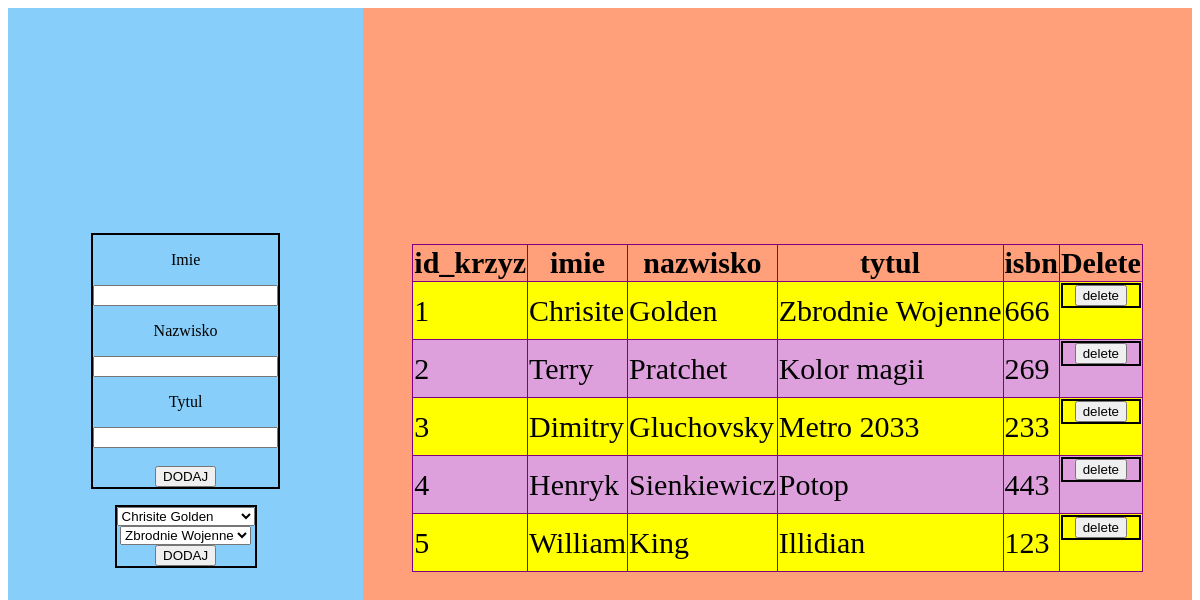
Before: / with the older database file.
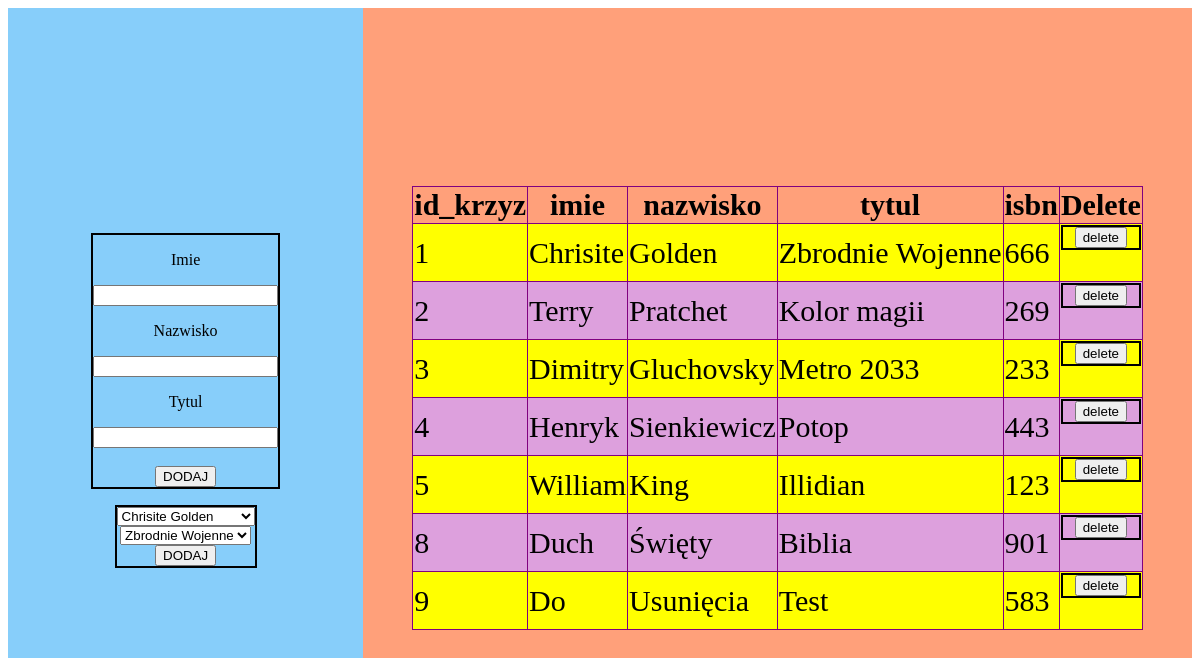
After: the same page with the newer database file.
### tables this page shows
CREATE TABLE `krzyz` (
  `id_krzyz` int(11) NOT NULL,
  `id_autor` int(11) NOT NULL,
  `id_tytul` int(11) NOT NULL
);

CREATE TABLE `autorzy` (
  `id_autor` int(11) NOT NULL,
  `imie` text NOT NULL,
  `nazwisko` text NOT NULL
);

CREATE TABLE `tytuly` (
  `id_tytul` int(11) NOT NULL,
  `tytul` text NOT NULL,
  `isbn` int(11) NOT NULL
);

### index.php (the view, shortened to what this page needs)
<html>
<head>
    <link rel="stylesheet" href="style.css">
</head>
<body>
    <div class="cont">
    <div class="sider">
    <form action="insert.php" method="post">
    <p>Imie</p>
    <input type="text" name="imie">
    <p>Nazwisko</p>
    <input type="text" name="nazwisko">
    <p>Tytul</p>
    <input type="text" name="tytul"> <br>
    <input type="submit" value="DODAJ">
    </form>
    <?php
    $servername = "127.0.0.1";
    $username = "root";
    $password = "";
    $dbname = "library";
    $conn = new mysqli($servername, $username, $password, $dbname);
    $result_autor = $conn->query("SELECT * FROM autorzy");
    $result_tytuly = $conn->query("SELECT * FROM tytuly");
    echo("<form action='krzyz.php' method='POST'  class='insert'>");
    echo("<select name='autor'>");
    while($wiersz=$result_autor->fetch_assoc() ){
        echo("<option value='".$wiersz['id_autor']."'>".$wiersz['imie']." ".$wiersz['nazwisko']."</option>");
    }
    echo("</select>");
    echo("<select name='tytul'>");
    while($wiersz=$result_tytuly->fetch_assoc() ){
        echo("<option value='".$wiersz['id_tytul']."'>".$wiersz['tytul']."</option>");
    }
    echo("</select>");
    echo("<input type='submit' value='DODAJ'>");
    echo("</form>");
    ?>
    </div>
    <div class="mainer">
    <?php
    $servername = "127.0.0.1";
    $username = "root";
    $password = "";
    $dbname = "library";
    $conn = new mysqli($servername, $username, $password, $dbname);
    $result = $conn->query("SELECT id_krzyz, imie, nazwisko, tytul, isbn FROM krzyz, autorzy, tytuly WHERE krzyz.id_autor=autorzy.id_autor AND krzyz.id_tytul=tytuly.id_tytul");
    echo("<table>");
    echo("<tr>
    <th>id_krzyz</th>
    <th>imie</th>
    <th>nazwisko</th>
    <th>tytul</th>
    <th>isbn</th>
    <th>Delete</th>
    </tr>");
    while( $wiersz = $result->fetch_assoc() ) {
        echo("<tr class='row'>");
        echo("<td>".$wiersz['id_krzyz']."</td>".
        "<td>".$wiersz['imie']."</td>".
        "<td>".$wiersz['nazwisko']."</td>".
        "<td>".$wiersz['tytul']."</td>".
        "<td>".$wiersz['isbn']."</td>".
        "<td>
        <form action='delete.php' method='POST'>
        <input type='hidden' name='id' value=".$wiersz['id_krzyz'].">
        <input type='submit' value='delete'>
        </form> </td>"
    );
        echo("</tr>");
    }
    echo("</table>");
    ?>
    </div>
    </div>
</body>
</html>

### style.css (style rules this page uses)
.cont { height: 100vh; width: 100%; display: flex; }
.sider { background:lightskyblue; height: 100%; width: 30%; display: flex; justify-content: center; align-items: center; flex-direction: column; }
.mainer { background:lightsalmon; height: 100%; width: 70%; display: flex; justify-content: center; align-items: center; }
table, td, th { border: solid 1px purple; font-size: 30px; border-collapse: collapse; }
form { display: flex; flex-direction: column; border: solid 2px black; justify-content: center; align-items: center; }
.row { background: yellow; }
.row:nth-child(odd) { background: plum; }

Changed rows visible on the page:
added krzyz: id_krzyz "8", id_autor.imie "Duch", id_autor.nazwisko "Święty", id_tytul.tytul "Biblia", id_tytul.isbn "901"
added krzyz: id_krzyz "9", id_autor.imie "Do", id_autor.nazwisko "Usunięcia", id_tytul.tytul "Test", id_tytul.isbn "583"
